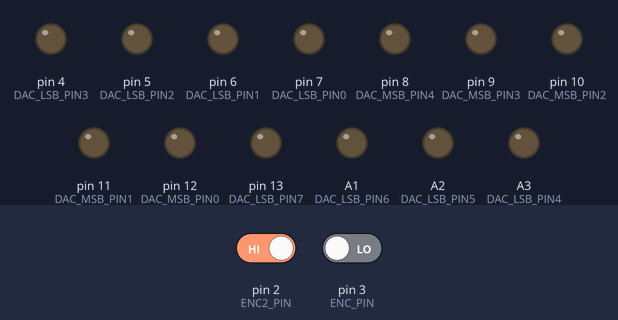
Bench run of a sketch on a simulated Arduino Uno, built with avr-gcc and run on an emulated ATmega328P. On the bench: output pins drawn as LEDs (lit = HIGH). The inputs (shaded band) are chosen by the test bench; at power-on: pin 2 (ENC2_PIN) HIGH, pin 3 (ENC_PIN) LOW. What the sketch prints to the serial monitor is not drawn.

Above: at 1.2 s.
1.3 s: pin 2 (ENC2_PIN) driven LOW
At 1.9 s:
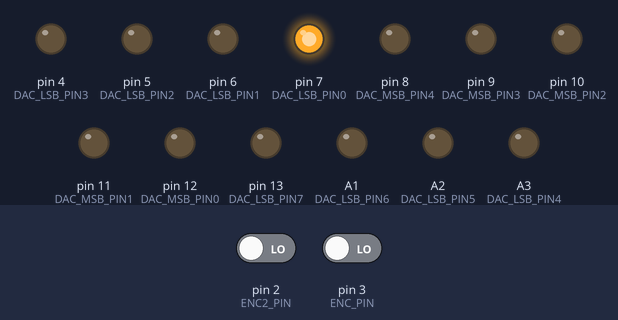
2.8 s: pin 3 (ENC_PIN) driven HIGH
At 3.1 s:
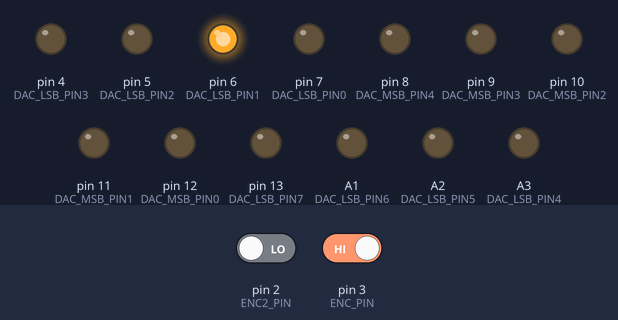
4.3 s: pin 2 (ENC2_PIN) driven HIGH
At 5.5 s:
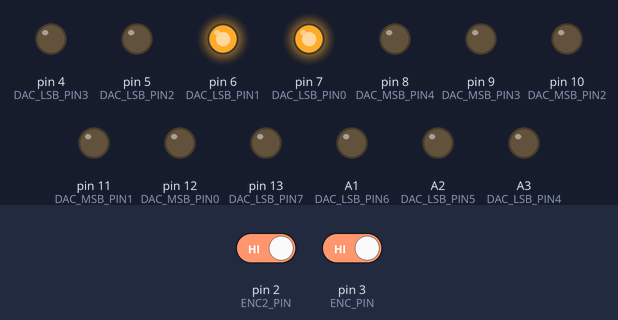
5.8 s: pin 3 (ENC_PIN) driven LOW
At 6.6 s:
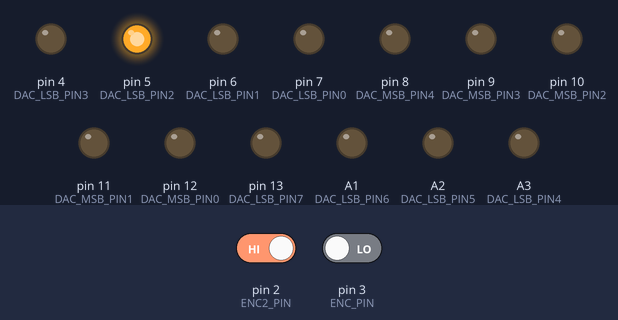
7.3 s: pin 2 (ENC2_PIN) driven LOW
At 7.7 s:
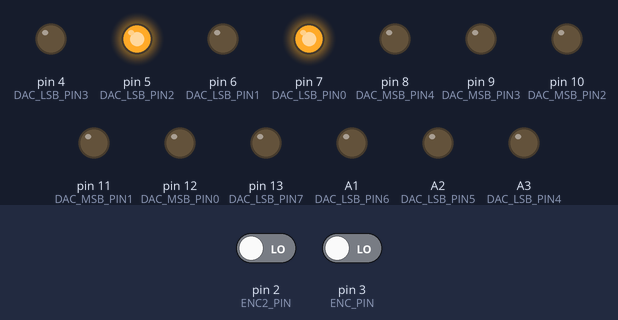
8.8 s: pin 3 (ENC_PIN) driven HIGH
At 10.0 s:
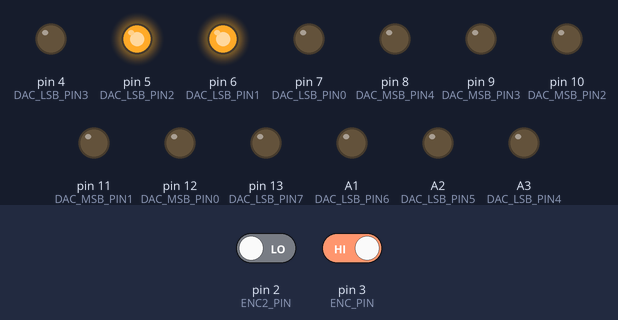
Timing chart, 0 to 11.3 s (numbered marks = the images above; inputs shaded):
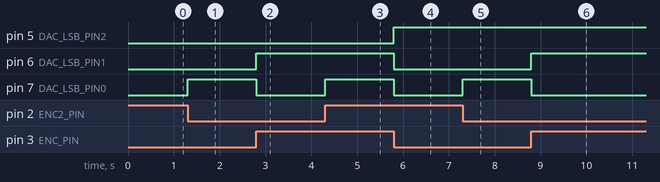

The sketch:

nano_firmware_DAC_encoder_side.ino
```cpp
//#define PWM_PIN           5
//#define DIR_PIN           6
//#define POT_PIN           A1
#define ENC_PIN           3
#define ENC2_PIN          2
//#define ENC_PIN           2
//#define ENC2_PIN          3
#define ENC_TICKS         6400


//#define DAC_LSB_PIN0   13
//#define DAC_LSB_PIN1   12
//#define DAC_LSB_PIN2   11
//#define DAC_LSB_PIN3   10
//#define DAC_LSB_PIN4   9
//#define DAC_LSB_PIN5   8
//#define DAC_LSB_PIN6   7
//#define DAC_LSB_PIN7   6
//
//#define DAC_MSB_PIN0   5
//#define DAC_MSB_PIN1   4
//#define DAC_MSB_PIN2   A3
//#define DAC_MSB_PIN3   A2
//#define DAC_MSB_PIN4   A1
////#define DAC_MSB_PIN5   0
////#define DAC_MSB_PIN6   0
////#define DAC_MSB_PIN7   0


#define DAC_LSB_PIN0    7
#define DAC_LSB_PIN1    6
#define DAC_LSB_PIN2    5
#define DAC_LSB_PIN3    4
#define DAC_LSB_PIN4    A3
#define DAC_LSB_PIN5    A2
#define DAC_LSB_PIN6    A1


#define DAC_LSB_PIN7   13
#define DAC_MSB_PIN0   12
#define DAC_MSB_PIN1   11
#define DAC_MSB_PIN2   10
#define DAC_MSB_PIN3   9
#define DAC_MSB_PIN4   8
//#define DAC_MSB_PIN5   0
//#define DAC_MSB_PIN6   0
//#define DAC_MSB_PIN7   0

//#define DAC_LSB_PIN0   A1
//#define DAC_LSB_PIN1   A2
//#define DAC_LSB_PIN2   A3
//#define DAC_LSB_PIN3   4
//#define DAC_LSB_PIN4   5
//#define DAC_LSB_PIN5   6
//#define DAC_LSB_PIN6   7
//
//
//#define DAC_LSB_PIN7   8
//#define DAC_MSB_PIN0   9
//#define DAC_MSB_PIN1   10
//#define DAC_MSB_PIN2   11
//#define DAC_MSB_PIN3   12
//#define DAC_MSB_PIN4   13
////#define DAC_MSB_PIN5   0
////#define DAC_MSB_PIN6   0
////#define DAC_MSB_PIN7   0


volatile int setPoint = 0;
volatile int currPosition = 0;
long GAIN = 2000;

volatile bool enc1 = true;
volatile bool enc2 = true;

volatile bool lastEnc = true;
volatile bool encDir = true;

volatile long ticks = 0;

/////////////////////////////////////
// Method 1
/////////////////////////////////////

void fixTicks(){
  ticks = (ticks+ENC_TICKS*2)%ENC_TICKS;
}

void encISR(){
    enc1 = digitalRead(ENC_PIN);
  enc2 = digitalRead(ENC2_PIN);
  if(!enc1 != !enc2) {
    ticks++;
  }
  else{
    ticks--;
  }
  fixTicks();
}

void encISR2(){
    enc1 = digitalRead(ENC_PIN);
  enc2 = digitalRead(ENC2_PIN);
  if(!enc1 != !enc2) {
    ticks--;
  }
  else{
    ticks++;
  }
  fixTicks();
}


/////////////////////////////////////
// Method 2
/////////////////////////////////////

//
//void fixTicks(){
//  ticks = (ticks+ENC_TICKS)%ENC_TICKS;
//}
//
//void encISR(){
//  encDir = lastEnc? encDir : !encDir;
//  encDir ? ticks++ : ticks--;
//  fixTicks();
//  lastEnc= false;
//}
//
//void encISR2(){
//  encDir = !lastEnc? encDir : !encDir;
//  encDir ? ticks++ : ticks--;
//  fixTicks();
//  lastEnc= true;
//}
//

void writeDAC(long value) {

//
//  Serial.print("bits: ");
////  Serial.print( (value >> 0) & 1 , (value >> 1) & 1 , (value >> 2) & 1 , (value >> 3) & 1 , (value >> 4) & 1 , (value >> 5) % 2,(value >> 6) % 2, (value >> 7) & 1 ,(value >> 8) & 1 , (value >> 9) & 1 , (value >> 10)& 1 , (value >> 11)& 1 , (value >> 12)& 1 , (value >> 13)& 1 , (value >> 14)& 1 , (value >> 15)& 1 )
//
///////////////////////////////////////////////////////////////////////////////////////////////////////////////////////////////
///////////////////////////////////////////////////////////////////////////////////////////////////////////////////////////////
//  Serial.print( (value >> 0) & 1 );
//  Serial.print( (value >> 1) & 1 );
//  Serial.print( (value >> 2) & 1 );
//  Serial.print( (value >> 3) & 1 );
//  Serial.print( (value >> 4) & 1 );
//  Serial.print( (value >> 5) & 1 );
//  Serial.print( (value >> 6) & 1 );
//  Serial.print( (value >> 7) & 1 );
//
//  Serial.print( (value >> 8) & 1 );
//  Serial.print( (value >> 9) & 1 );
//  Serial.print( (value >> 10)& 1 );
//  Serial.print( (value >> 11)& 1 );
//  Serial.print( (value >> 12)& 1 );
//  Serial.print( (value >> 13)& 1 );
//  Serial.print( (value >> 14)& 1 );
//  Serial.print( (value >> 15)& 1 );
/////////////////////////////////////////////////////////////////////////////////////////////////////////////////////////////
/////////////////////////////////////////////////////////////////////////////////////////////////////////////////////////////


  digitalWrite(DAC_LSB_PIN0, (value >> 0) & 1 );
  digitalWrite(DAC_LSB_PIN1, (value >> 1) & 1 );
  digitalWrite(DAC_LSB_PIN2, (value >> 2) & 1 );
  digitalWrite(DAC_LSB_PIN3, (value >> 3) & 1 );
  digitalWrite(DAC_LSB_PIN4, (value >> 4) & 1 );
  digitalWrite(DAC_LSB_PIN5, (value >> 5) & 1 );
  digitalWrite(DAC_LSB_PIN6, (value >> 6) & 1 );
  digitalWrite(DAC_LSB_PIN7, (value >> 7) & 1 );

  digitalWrite(DAC_MSB_PIN0, (value >> 8) & 1 );
  digitalWrite(DAC_MSB_PIN1, (value >> 9) & 1 );
  digitalWrite(DAC_MSB_PIN2, (value >> 10)& 1 );
  digitalWrite(DAC_MSB_PIN3, (value >> 11)& 1 );
  digitalWrite(DAC_MSB_PIN4, (value >> 12)& 1 );
//  digitalWrite(DAC_MSB_PIN5, (value >> 13)& 1 );
//  digitalWrite(DAC_MSB_PIN6, (value >> 14)& 1 );
//  digitalWrite(DAC_MSB_PIN7, (value >> 15)& 1 );

}


void setup() {
  pinMode(ENC_PIN, INPUT);
  pinMode(ENC2_PIN, INPUT);

  Serial.begin(9600);

  pinMode(DAC_LSB_PIN0, OUTPUT);
  pinMode(DAC_LSB_PIN1, OUTPUT);
  pinMode(DAC_LSB_PIN2, OUTPUT);
  pinMode(DAC_LSB_PIN3, OUTPUT);
  pinMode(DAC_LSB_PIN4, OUTPUT);
  pinMode(DAC_LSB_PIN5, OUTPUT);
  pinMode(DAC_LSB_PIN6, OUTPUT);
  pinMode(DAC_LSB_PIN7, OUTPUT);

  pinMode(DAC_MSB_PIN0, OUTPUT);
  pinMode(DAC_MSB_PIN1, OUTPUT);
  pinMode(DAC_MSB_PIN2, OUTPUT);
  pinMode(DAC_MSB_PIN3, OUTPUT);
  pinMode(DAC_MSB_PIN4, OUTPUT);
//  pinMode(DAC_MSB_PIN5, OUTPUT);
//  pinMode(DAC_MSB_PIN6, OUTPUT);
//  pinMode(DAC_MSB_PIN7, OUTPUT);


  enc1 = digitalRead(ENC_PIN);
  enc2 = digitalRead(ENC2_PIN);
//  // Test setup
//  pinMode(8, OUTPUT);
//  pinMode(9, OUTPUT);
//
//  bool enc1 = digitalRead(ENC_PIN);
//  bool enc2 = digitalRead(ENC2_PIN);

  attachInterrupt(digitalPinToInterrupt(ENC2_PIN), encISR2, CHANGE);
  attachInterrupt(digitalPinToInterrupt(ENC_PIN), encISR, CHANGE);
//
//  Wire.begin(SLAVE_ADDRESS);
//  Wire.onRequest(requestEvent);
//  Wire.onReceive(receiveEvent);
//  pinMode(PWM_PIN, OUTPUT);
//  pinMode(DIR_PIN, OUTPUT);
////  currPosition = map(analogRead(POT_PIN), 0, 1023, 0,359);
//  setPoint = 0;
//  Serial.begin(9600);
}


int asdf = 0;
long duty;
void loop() {
  writeDAC(ticks);
//  writeDAC(6400);


//  Serial.print("Ticks: ");
  Serial.println(ticks);
//  Serial.print("Current: ");
//  Serial.print(currPosition);
//  Serial.print("    Set: ");
//  Serial.println(setPoint);
//  Serial.print("    Diff: ");
//  Serial.print(setPoint - currPosition);
//  Serial.print("    Duty: ");
//  Serial.print(duty);
//  Serial.print("    Gain: ");
//  Serial.print(GAIN);
//  Serial.print("    GD: ");
//  Serial.print(GAIN*(setPoint - currPosition));
//  Serial.print("    GDD: ");
//  Serial.print((GAIN*(setPoint - currPosition))/360);
//  Serial.print("    GDD: ");
//  Serial.print(GAIN*(setPoint - currPosition)/360);
//  Serial.print("    Dir: ");
//  Serial.println(digitalRead(DIR_PIN));
  delay(1);

}
```

Measured:
- after the input at 1.3 s, pin 7 (DAC_LSB_PIN0): LOW → HIGH at once
- after the input at 2.8 s, pin 6 (DAC_LSB_PIN1): LOW → HIGH at once; pin 7 (DAC_LSB_PIN0): HIGH → LOW at once
- after the input at 4.3 s, pin 7 (DAC_LSB_PIN0): LOW → HIGH at once
- after the input at 5.8 s, pin 5 (DAC_LSB_PIN2): LOW → HIGH at once; pin 6 (DAC_LSB_PIN1), pin 7 (DAC_LSB_PIN0): HIGH → LOW at once
- after the input at 7.3 s, pin 7 (DAC_LSB_PIN0): LOW → HIGH at once
- after the input at 8.8 s, pin 6 (DAC_LSB_PIN1): LOW → HIGH at once; pin 7 (DAC_LSB_PIN0): HIGH → LOW at once
